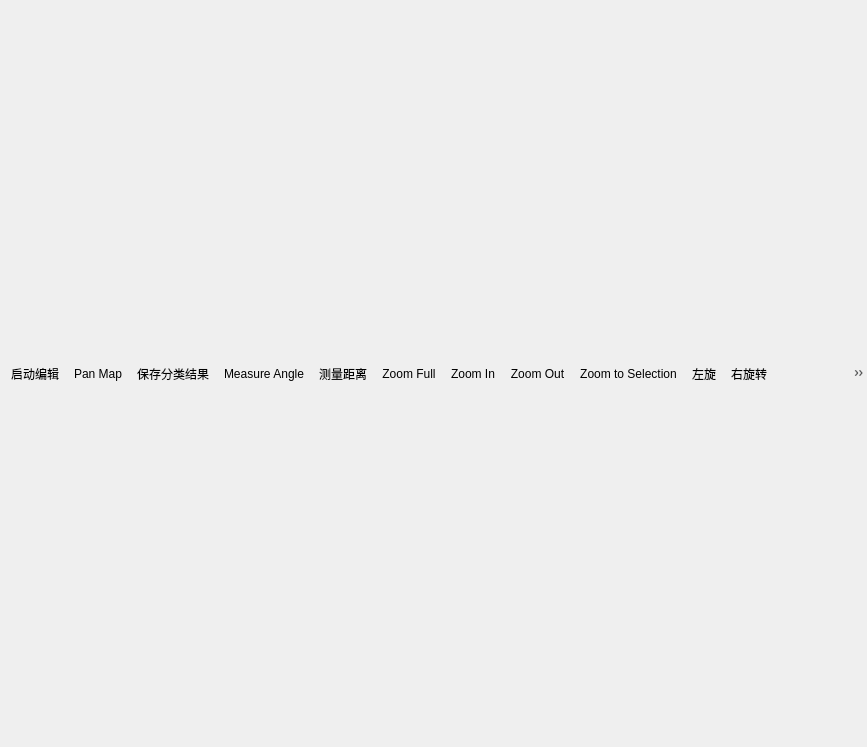
<?xml version="1.0" encoding="UTF-8"?>
<ui version="4.0">
 <class>QgsProfileWindowDockWidgetBase</class>
 <widget class="QgsDockWidget" name="QgsProfileWindowDockWidgetBase">
  <property name="geometry">
   <rect>
    <x>0</x>
    <y>0</y>
    <width>867</width>
    <height>747</height>
   </rect>
  </property>
  <property name="windowTitle">
   <string>Map Canvas</string>
  </property>
  <widget class="QWidget" name="mContents">
   <property name="layoutDirection">
    <enum>Qt::LeftToRight</enum>
   </property>
   <layout class="QVBoxLayout" name="verticalLayout">
    <property name="leftMargin">
     <number>0</number>
    </property>
    <property name="topMargin">
     <number>0</number>
    </property>
    <property name="rightMargin">
     <number>0</number>
    </property>
    <property name="bottomMargin">
     <number>0</number>
    </property>
    <item>
     <widget class="QToolBar" name="mToolbar">
      <property name="iconSize">
       <size>
        <width>16</width>
        <height>16</height>
       </size>
      </property>
      <property name="floatable">
       <bool>false</bool>
      </property>
      <addaction name="mActionToggleEditing"/>
      <addaction name="mActionPan"/>
      <addaction name="mActionSaveEdits"/>
      <addaction name="mActionMeasureAngle"/>
      <addaction name="mActionMeasureDistance"/>
      <addaction name="mActionZoomFullExtent"/>
      <addaction name="mActionZoomIn"/>
      <addaction name="mActionZoomOut"/>
      <addaction name="mActionZoomToSelected"/>
      <addaction name="mActionTurnLeft"/>
      <addaction name="mActionTurnRight"/>
      <addaction name="actionmActionUpCenter"/>
      <addaction name="actionmActionDownCenter"/>
      <addaction name="m_selectiononprofile"/>
      <addaction name="m_drawlieonprofile"/>
      <addaction name="m_drawlieonprofile_2"/>
      <addaction name="mActionSinglePointPen"/>
      <addaction name="mActionPickPoints"/>
      <addaction name="mActionBrush"/>
      <addaction name="mActionViewInTable"/>
      <addaction name="showshaderparameter"/>
      <addaction name="setbeforclass"/>
      <addaction name="settargetclass"/>
     </widget>
    </item>
    <item>
     <layout class="QHBoxLayout" name="horizontalLayout"/>
    </item>
   </layout>
  </widget>
  <action name="mActionZoomToSelected">
   <property name="icon">
    <iconset resource="../../images/images.qrc">
     <normaloff>:/images/themes/default/mActionZoomToSelected.svg</normaloff>:/images/themes/default/mActionZoomToSelected.svg</iconset>
   </property>
   <property name="text">
    <string>Zoom to &amp;Selection</string>
   </property>
  </action>
  <action name="mActionZoomFullExtent">
   <property name="icon">
    <iconset resource="../../images/images.qrc">
     <normaloff>:/images/themes/default/mActionZoomFullExtent.svg</normaloff>:/images/themes/default/mActionZoomFullExtent.svg</iconset>
   </property>
   <property name="text">
    <string>Zoom &amp;Full</string>
   </property>
  </action>
  <action name="mActionSinglePointPen">
   <property name="icon">
    <iconset resource="../../images/images.qrc">
     <normaloff>:/images/themes/default/cursors/mSampler.svg</normaloff>:/images/themes/default/cursors/mSampler.svg</iconset>
   </property>
   <property name="text">
    <string>刻刀工具</string>
   </property>
   <property name="toolTip">
    <string>刻刀工具</string>
   </property>
  </action>
  <action name="mActionBrush">
   <property name="icon">
    <iconset resource="../../images/images.qrc">
     <normaloff>:/images/themes/default/propertyicons/rendering.svg</normaloff>:/images/themes/default/propertyicons/rendering.svg</iconset>
   </property>
   <property name="text">
    <string>刷子工具</string>
   </property>
   <property name="toolTip">
    <string>刷子</string>
   </property>
   <property name="shortcut">
    <string>Del</string>
   </property>
  </action>
  <action name="mActionPickPoints">
   <property name="icon">
    <iconset resource="../../images/images.qrc">
     <normaloff>:/images/themes/default/propertyicons/render.svg</normaloff>:/images/themes/default/propertyicons/render.svg</iconset>
   </property>
   <property name="text">
    <string>拾取点，并显示在表格中</string>
   </property>
   <property name="toolTip">
    <string>拾取点，并显示在表格中</string>
   </property>
  </action>
  <action name="m_selectiononprofile">
   <property name="icon">
    <iconset resource="../../images/images.qrc">
     <normaloff>:/images/cc/square.png</normaloff>:/images/cc/square.png</iconset>
   </property>
   <property name="text">
    <string>在剖面图上框选点云</string>
   </property>
  </action>
  <action name="m_drawlieonprofile">
   <property name="icon">
    <iconset resource="../../images/images.qrc">
     <normaloff>:/images/themes/default/checks/MissingVertex.svg</normaloff>:/images/themes/default/checks/MissingVertex.svg</iconset>
   </property>
   <property name="text">
    <string>分类上侧点</string>
   </property>
  </action>
  <action name="m_drawlieonprofile_2">
   <property name="icon">
    <iconset resource="../../images/images.qrc">
     <normaloff>:/images/themes/default/cadtools/perpendicular.svg</normaloff>:/images/themes/default/cadtools/perpendicular.svg</iconset>
   </property>
   <property name="text">
    <string>分类下侧点</string>
   </property>
  </action>
  <action name="mActionToggleEditing">
   <property name="checkable">
    <bool>true</bool>
   </property>
   <property name="icon">
    <iconset resource="../../images/images.qrc">
     <normaloff>:/images/themes/default/mActionToggleEditing.svg</normaloff>:/images/themes/default/mActionToggleEditing.svg</iconset>
   </property>
   <property name="text">
    <string>启动编辑</string>
   </property>
   <property name="toolTip">
    <string>启动编辑</string>
   </property>
   <property name="shortcut">
    <string>Ctrl+E</string>
   </property>
  </action>
  <action name="mActionSaveEdits">
   <property name="icon">
    <iconset resource="../../images/images.qrc">
     <normaloff>:/images/themes/default/mActionSaveAllEdits.svg</normaloff>:/images/themes/default/mActionSaveAllEdits.svg</iconset>
   </property>
   <property name="text">
    <string>保存分类结果</string>
   </property>
   <property name="toolTip">
    <string>保存分类结果</string>
   </property>
  </action>
  <action name="mActionViewInTable">
   <property name="icon">
    <iconset resource="../../images/images.qrc">
     <normaloff>:/images/themes/default/mActionOpenTable.svg</normaloff>:/images/themes/default/mActionOpenTable.svg</iconset>
   </property>
   <property name="text">
    <string>Zoom map to the selected rows</string>
   </property>
   <property name="toolTip">
    <string>Zoom map to the selected rows (Ctrl+J)</string>
   </property>
   <property name="shortcut">
    <string>Ctrl+J</string>
   </property>
  </action>
  <action name="showshaderparameter">
   <property name="icon">
    <iconset resource="../../images/images.qrc">
     <normaloff>:/images/cc/ccGear.png</normaloff>:/images/cc/ccGear.png</iconset>
   </property>
   <property name="text">
    <string>shaderparameter</string>
   </property>
  </action>
  <action name="setbeforclass">
   <property name="icon">
    <iconset resource="../../images/images.qrc">
     <normaloff>:/images/themes/default/classification_methods/mClassificationEqualCount.svg</normaloff>:/images/themes/default/classification_methods/mClassificationEqualCount.svg</iconset>
   </property>
   <property name="text">
    <string>setbeforclass</string>
   </property>
  </action>
  <action name="settargetclass">
   <property name="icon">
    <iconset resource="../../images/images.qrc">
     <normaloff>:/images/themes/default/classification_methods/mClassificationStandardDeviation.svg</normaloff>:/images/themes/default/classification_methods/mClassificationStandardDeviation.svg</iconset>
   </property>
   <property name="text">
    <string>settargetclass</string>
   </property>
   <property name="toolTip">
    <string>settargetclass</string>
   </property>
  </action>
  <action name="actionmAction_Z">
   <property name="icon">
    <iconset resource="../../images/images.qrc">
     <normaloff>:/images/icons/z.png</normaloff>:/images/icons/z.png</iconset>
   </property>
   <property name="text">
    <string>Assign_Z</string>
   </property>
  </action>
  <action name="mActionMeasureAngle">
   <property name="checkable">
    <bool>true</bool>
   </property>
   <property name="icon">
    <iconset resource="../../images/images.qrc">
     <normaloff>:/images/themes/default/mActionMeasureAngle.svg</normaloff>:/images/themes/default/mActionMeasureAngle.svg</iconset>
   </property>
   <property name="text">
    <string>Measure Angle</string>
   </property>
  </action>
  <action name="mActionMeasureDistance">
   <property name="icon">
    <iconset resource="../../images/images.qrc">
     <normaloff>:/images/themes/default/mActionMeasure.svg</normaloff>:/images/themes/default/mActionMeasure.svg</iconset>
   </property>
   <property name="text">
    <string>测量距离</string>
   </property>
   <property name="toolTip">
    <string>MeasureDistance</string>
   </property>
  </action>
  <action name="mActionTurnLeft">
   <property name="icon">
    <iconset resource="../../images/images.qrc">
     <normaloff>:/images/themes/default/mActionArrowLeft.svg</normaloff>:/images/themes/default/mActionArrowLeft.svg</iconset>
   </property>
   <property name="text">
    <string>左旋</string>
   </property>
  </action>
  <action name="mActionTurnRight">
   <property name="icon">
    <iconset resource="../../images/images.qrc">
     <normaloff>:/images/themes/default/mActionArrowRight.svg</normaloff>:/images/themes/default/mActionArrowRight.svg</iconset>
   </property>
   <property name="text">
    <string>右旋转</string>
   </property>
  </action>
  <action name="mActionZoomIn">
   <property name="checkable">
    <bool>true</bool>
   </property>
   <property name="icon">
    <iconset resource="../../images/images.qrc">
     <normaloff>:/images/themes/default/mActionZoomIn.svg</normaloff>:/images/themes/default/mActionZoomIn.svg</iconset>
   </property>
   <property name="text">
    <string>Zoom In</string>
   </property>
   <property name="shortcut">
    <string>Ctrl+Alt++</string>
   </property>
  </action>
  <action name="mActionZoomOut">
   <property name="checkable">
    <bool>true</bool>
   </property>
   <property name="icon">
    <iconset resource="../../images/images.qrc">
     <normaloff>:/images/themes/default/mActionZoomOut.svg</normaloff>:/images/themes/default/mActionZoomOut.svg</iconset>
   </property>
   <property name="text">
    <string>Zoom Out</string>
   </property>
   <property name="shortcut">
    <string>Ctrl+Alt+-</string>
   </property>
  </action>
  <action name="mActionPan">
   <property name="checkable">
    <bool>true</bool>
   </property>
   <property name="icon">
    <iconset resource="../../images/images.qrc">
     <normaloff>:/images/themes/default/mActionPan.svg</normaloff>:/images/themes/default/mActionPan.svg</iconset>
   </property>
   <property name="text">
    <string>Pan Map</string>
   </property>
  </action>
  <action name="actionmActionUpCenter">
   <property name="icon">
    <iconset resource="../../images/images.qrc">
     <normaloff>:/images/themes/default/mActionArrowUp.svg</normaloff>:/images/themes/default/mActionArrowUp.svg</iconset>
   </property>
   <property name="text">
    <string>mActionUpCenter</string>
   </property>
  </action>
  <action name="actionmActionDownCenter">
   <property name="icon">
    <iconset resource="../../images/images.qrc">
     <normaloff>:/images/themes/default/mActionArrowDown.svg</normaloff>:/images/themes/default/mActionArrowDown.svg</iconset>
   </property>
   <property name="text">
    <string>mActionDownCenter</string>
   </property>
   <property name="toolTip">
    <string>mActionDownCenter</string>
   </property>
  </action>
 </widget>
 <customwidgets>
  <customwidget>
   <class>QgsDockWidget</class>
   <extends>QDockWidget</extends>
   <header>qgsdockwidget.h</header>
   <container>1</container>
  </customwidget>
 </customwidgets>
 <resources>
  <include location="../../images/images.qrc"/>
  <include location="../../images/images.qrc"/>
  <include location="../../images/images.qrc"/>
  <include location="../../images/images.qrc"/>
  <include location="../../images/images.qrc"/>
  <include location="../../images/images.qrc"/>
  <include location="../../images/images.qrc"/>
  <include location="../../images/images.qrc"/>
  <include location="../../images/images.qrc"/>
  <include location="../../images/images.qrc"/>
  <include location="../../images/images.qrc"/>
  <include location="../../images/images.qrc"/>
  <include location="../../images/images.qrc"/>
  <include location="../../images/images.qrc"/>
  <include location="../../images/images.qrc"/>
  <include location="../../images/images.qrc"/>
  <include location="../../images/images.qrc"/>
  <include location="../../images/images.qrc"/>
  <include location="../../images/images.qrc"/>
  <include location="../../images/images.qrc"/>
  <include location="../../images/images.qrc"/>
  <include location="../../images/images.qrc"/>
  <include location="../../images/images.qrc"/>
  <include location="../../images/images.qrc"/>
  <include location="../../images/images.qrc"/>
  <include location="../../images/images.qrc"/>
  <include location="../../images/images.qrc"/>
  <include location="../../images/images.qrc"/>
  <include location="../../images/images.qrc"/>
 </resources>
 <connections/>
</ui>
